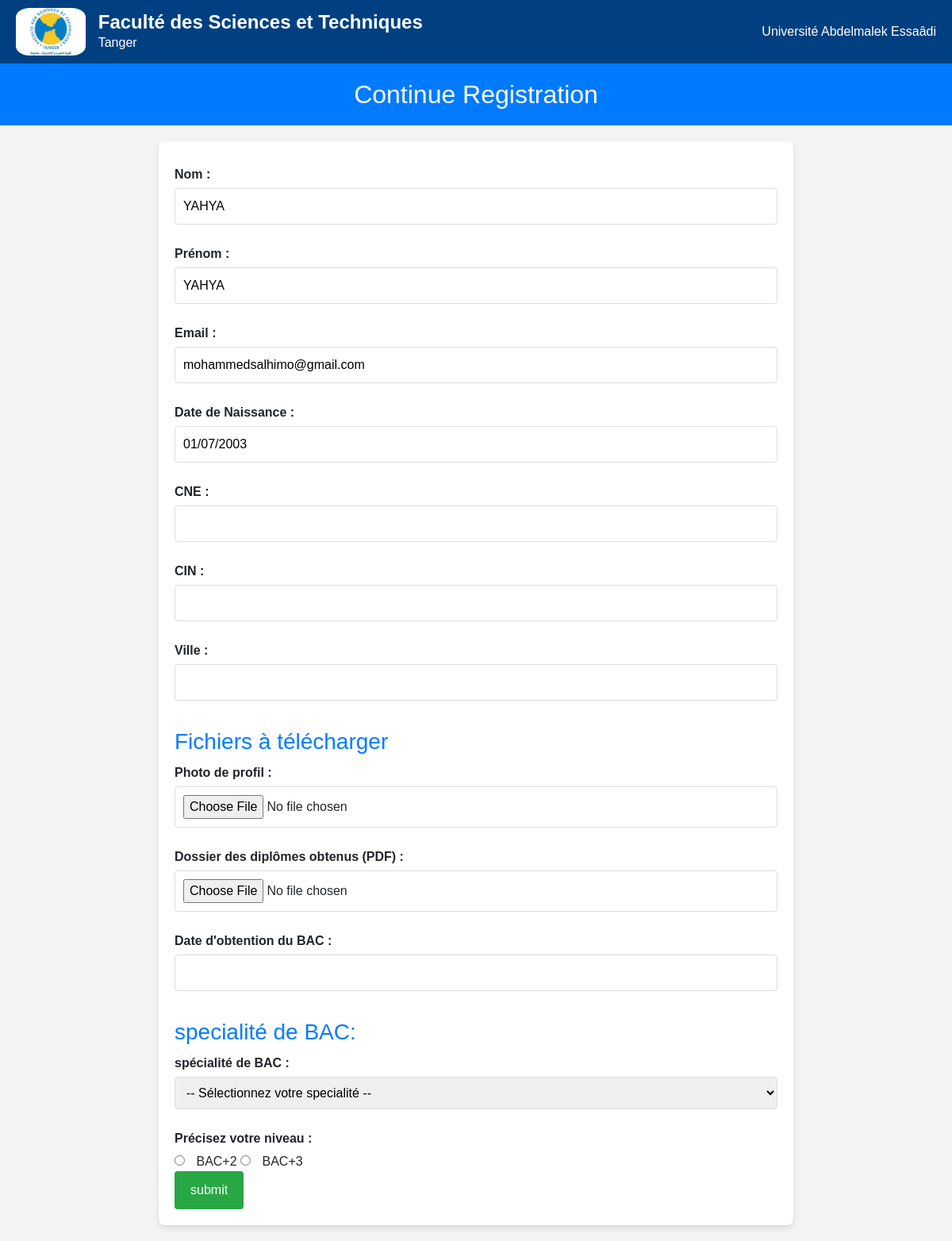
Page /continue_registration.php?token=b725fb3127464532575dbc99829e48e3 on the committed database.
### tables this page shows
CREATE TABLE `student` (
  `id` int(11) NOT NULL,
  `prenom` varchar(20) DEFAULT NULL,
  `nom` varchar(20) NOT NULL,
  `email` varchar(40) NOT NULL,
  `birthday` date NOT NULL,
  `password` varchar(20) NOT NULL,
  `verification_token` varchar(40) NOT NULL,
  `verifie` tinyint(1) DEFAULT NULL
);

### continue_registration.php (the view, shortened to what this page needs)
<?php
$token = $_GET['token'];
try {
    $pdo = new PDO('mysql:host=localhost;dbname=projet2', 'root', '');
    $pdo->setAttribute(PDO::ATTR_ERRMODE, PDO::ERRMODE_EXCEPTION);
} catch (PDOException $e) {
    die("Erreur de connexion à la base de données : " . $e->getMessage());
}
$stmt = $pdo->prepare("SELECT id, prenom, nom, email, birthday FROM student WHERE verification_token = ?");
$stmt->execute([$token]);
$etudiant = $stmt->fetch(PDO::FETCH_ASSOC);
?>
<!DOCTYPE html>
<html lang="en">
<head>
</head>
<body>
    <h2>Continue Registration</h2>
    <form action="process_continue_registration.php" method="POST" onsubmit="return validateForm();" enctype="multipart/form-data">
        <label>Nom :</label>
        <input type="text" name="nom" value="<?= htmlspecialchars($etudiant['nom']) ?>" readonly><br>
        <label>Prénom :</label>
        <input type="text" name="prenom" value="<?= htmlspecialchars($etudiant['prenom']) ?>" readonly><br>
        <label>Email :</label>
        <input type="email" name="email" value="<?= htmlspecialchars($etudiant['email']) ?>" readonly><br>
        <label>Date de Naissance :</label>
        <input type="date" name="birthday" value="<?= htmlspecialchars($etudiant['birthday']) ?>" readonly><br>
    <label for="cne">CNE :</label>
    <input type="text" id="cne" name="cne" required><br>
    <label for="cin">CIN :</label>
    <input type="text" id="cin" name="cin" required><br>
    <label for="ville">Ville :</label>
    <input type="text" id="ville" name="ville" required><br>
        <h3>Fichiers à télécharger</h3>
        <label>Photo de profil :</label>
        <input type="file" name="photo" accept="image/*" required><br>
        <label>Dossier des diplômes obtenus (PDF) :</label>
        <input type="file" name="dossier_diplomes" accept=".pdf" required><br>
        <label>Date d'obtention du BAC :</label>
        <input type="number" name="date_bac" min="2021" max="2024" step="1" required><br>
        <h3>specialité de BAC:</h3>
    <label>spécialité de BAC :</label>
    <select name="type_diplome_bac" required>
        <option value="" disabled selected>-- Sélectionnez votre specialité --</option>
    </select><br>
      <label>Précisez votre niveau :</label>
<input type="radio" name="niveau" value="bac2" onclick="toggleLevelForm('bac2')" required> BAC+2
<input type="radio" name="niveau" value="bac3" onclick="toggleLevelForm('bac3')" required> BAC+3<br>
        <input type="submit" value="submit">
    </form>
</body>
</html>

### continue_registration.php (style rules this page uses)
body { font-family: Arial, sans-serif; background-color: #f4f4f4; margin: 0; padding: 0; }
h2 { text-align: center; padding: 20px; background-color: #007BFF; color: white; margin: 0; }
form { max-width: 800px; margin: 20px auto; padding: 20px; background-color: white; border-radius: 8px; box-shadow: 0 4px 8px rgba(0, 0, 0, 0.1); }
label { display: block; margin: 10px 0 5px; font-weight: bold; }
input[type="text"], input[type="email"], input[type="date"], input[type="number"], input[type="file"], select { width: 100%; padding: 10px; margin-bottom: 15px; border: 1px solid #ddd; border-radius: 4px; box-sizing: border-box; }
input[type="radio"] { margin-right: 10px; }
h3 { margin-top: 20px; color: #007BFF; }
input[type="submit"] { background-color: #28a745; color: white; padding: 12px 20px; border: none; border-radius: 4px; cursor: pointer; font-size: 16px; }

### rows in the picture
student: nom "YAHYA", prenom "YAHYA", email "mohammedsalhimo@gmail.com", birthday "01/07/2003"
